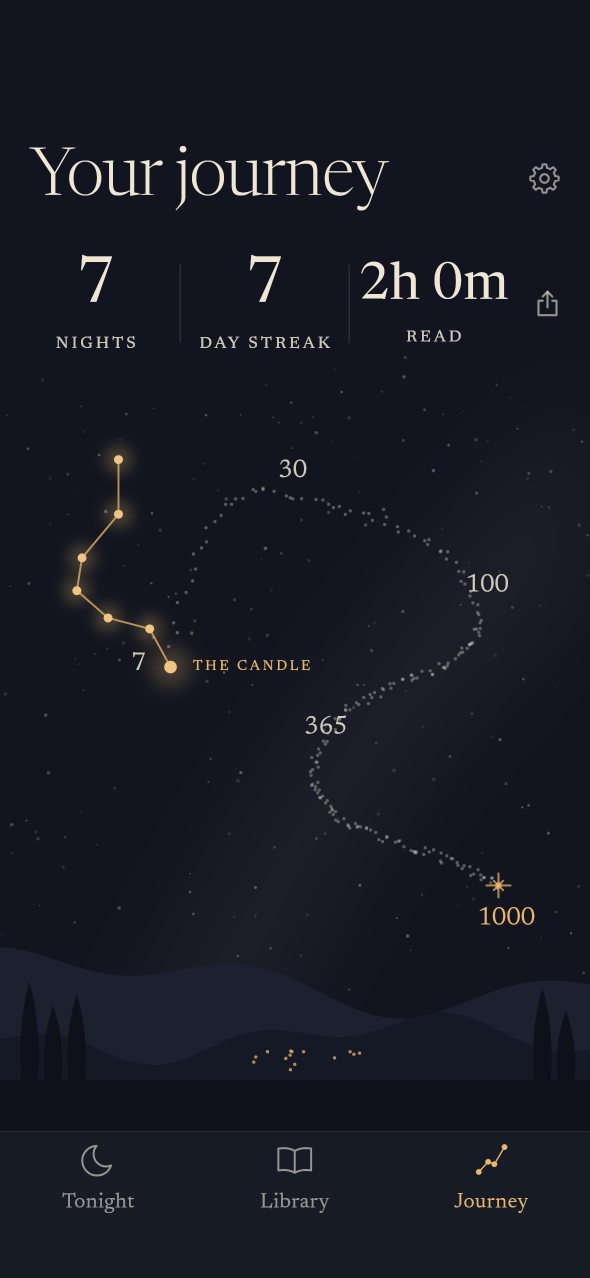
#> input picture docs/screenshots/journey.png, 1179 x 2556 px, given in place of tonight.png, which was not available (shown at 1/2 size)
$ python frame_screenshots.py
#> lines starting #> are read from the running program, lines starting #| are printed output that depends on the picture; after the words box and inside, x2 and y2 are one past the last pixel; in counts of white or black regions, pixels touching at a corner belong together; pictures that were not available may be replaced by others from this repository, and a replacement may not be noted
#!/usr/bin/env python3
"""Put raw app screenshots into phone frames, side by side, for the README.

    flutter test test/screenshots --dart-define=SCREENSHOTS=true
    python3 tool/frame_screenshots.py

Reads docs/screenshots/<name>.png (1179x2556) and writes
docs/screenshots/hero.png and docs/screenshots/more.png.
"""
from pathlib import Path

from PIL import Image, ImageDraw, ImageFont

ROOT = Path(__file__).resolve().parents[1]
SHOTS = ROOT / "docs" / "screenshots"
FONT = ROOT / "assets" / "fonts" / "Newsreader-Medium.ttf"

SCALE = 0.42  # screenshot scale inside the frame
BEZEL = 18
BG = (34, 35, 39)


def status_bar(img: Image.Image) -> None:
    d = ImageDraw.Draw(img)
    w = img.width
#> w = 1179
    # dark glyphs on light reader themes (Sepia, Paper)
    light_bg = sum(img.getpixel((40, 40))) > 450
#> light_bg = False
    fg = (34, 30, 26) if light_bg else (239, 230, 214)
#> fg = (239, 230, 214)
    font = ImageFont.truetype(str(FONT), 46)
    d.text((150, 84), "9:41", font=font, fill=fg, anchor="mm")
    # dynamic island
    d.rounded_rectangle((w / 2 - 190, 36, w / 2 + 190, 140), radius=52, fill=(0, 0, 0))
    # signal, wifi, battery (simple)
    x = w - 300
#> x = 879
    for i, h in enumerate((14, 20, 26, 32)):
        d.rounded_rectangle((x + i * 14, 100 - h, x + i * 14 + 9, 100), radius=2, fill=fg)
    d.pieslice((w - 222, 64, w - 168, 118), 225, 315, fill=fg)
    d.rounded_rectangle((w - 150, 70, w - 76, 104), radius=9, outline=fg, width=3)
    d.rounded_rectangle((w - 145, 75, w - 81, 99), radius=6, fill=fg)
    # home indicator
    d.rounded_rectangle((w / 2 - 210, img.height - 32, w / 2 + 210, img.height - 20), radius=6, fill=fg)


def framed(name: str) -> Image.Image:
    shot = Image.open(SHOTS / f"{name}.png").convert("RGB")
    status_bar(shot)
    shot = shot.resize((int(shot.width * SCALE), int(shot.height * SCALE)), Image.LANCZOS)
#> shot: PIL image 495x1073 RGB
    w, h = shot.width + BEZEL * 2, shot.height + BEZEL * 2
#> w = 531; h = 1109
    frame = Image.new("RGBA", (w, h), (0, 0, 0, 0))
#> frame: PIL image 531x1109 RGBA; every value is 0
    d = ImageDraw.Draw(frame)
    d.rounded_rectangle((0, 0, w - 1, h - 1), radius=78, fill=(12, 12, 14), outline=(70, 70, 76), width=3)
    mask = Image.new("L", shot.size, 0)
#> mask: PIL image 495x1073 L; every value is 0
    ImageDraw.Draw(mask).rounded_rectangle((0, 0, shot.width - 1, shot.height - 1), radius=62, fill=255)
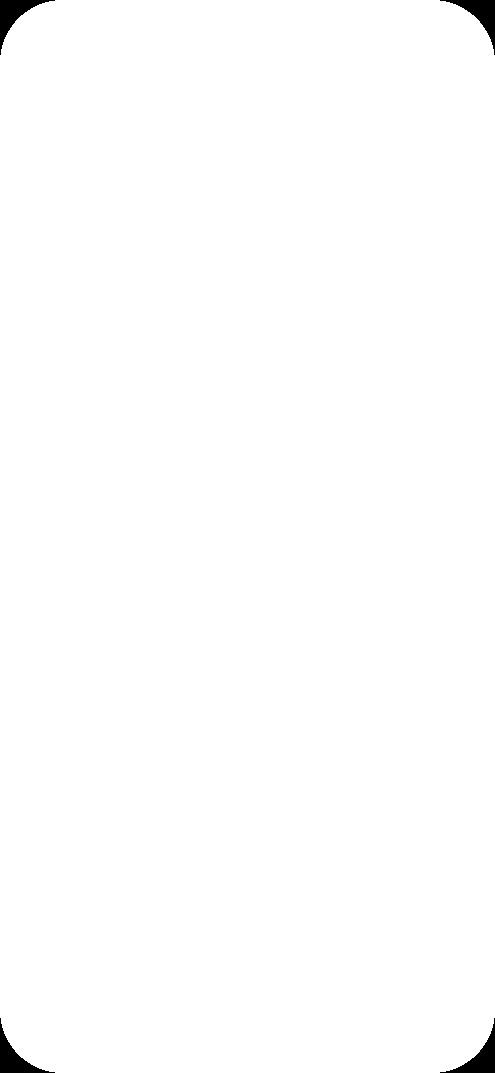
#> mask: PIL image 495x1073 L; 99.4% white; 4 black regions, box (x1, y1, x2, y2) and area: (0, 0, 55, 55) 842, (440, 0, 495, 55) 842, (0, 1018, 55, 1073) 842, (440, 1018, 495, 1073) 842
    frame.paste(shot, (BEZEL, BEZEL), mask)
    return frame


def sheet(names: list[str], out: str) -> None:
    frames = [framed(n) for n in names]
#> call 2 of framed, with name = 'reader'
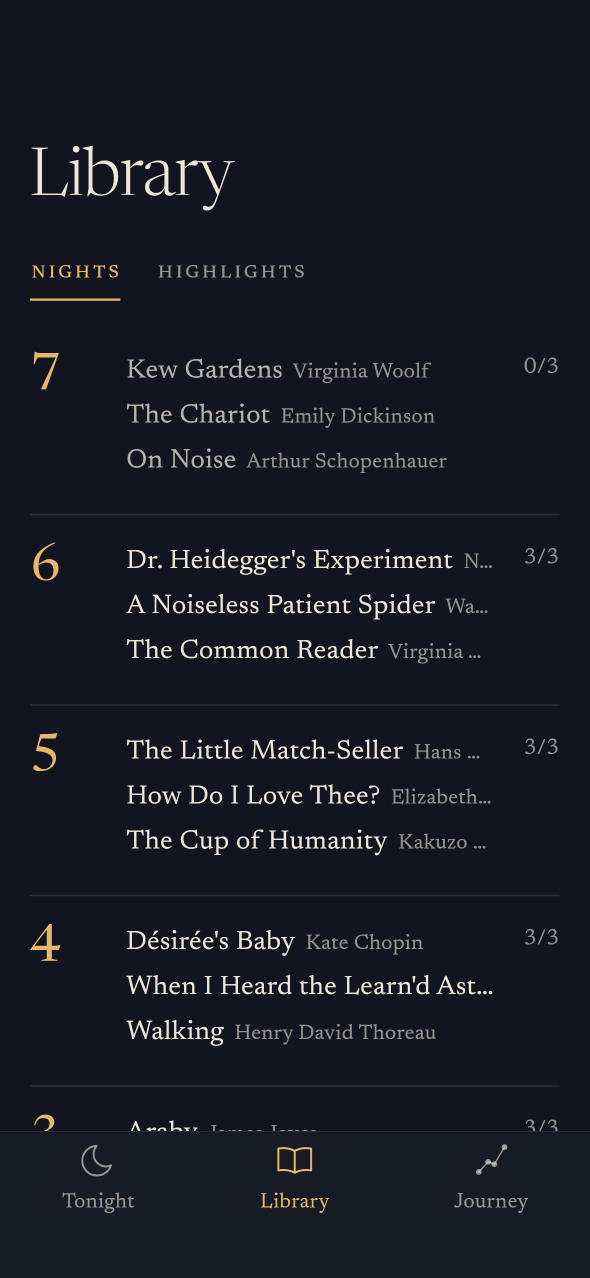
#> input picture docs/screenshots/library.png, 1179 x 2556 px, given in place of reader.png, which was not available (shown at 1/2 size)
#> in framed (call 2), `frame.paste(shot, (BEZEL, BEZEL), mask)`:
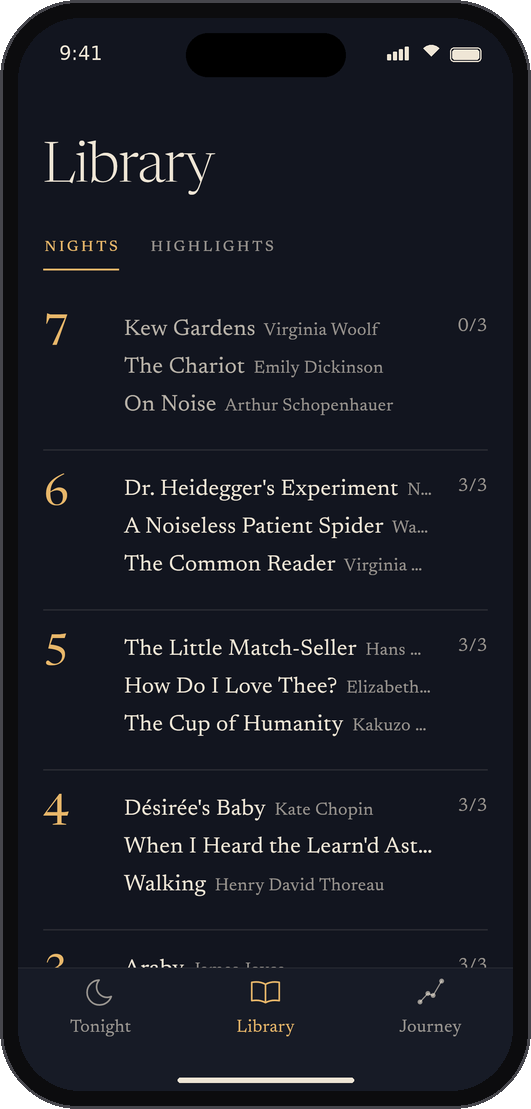
#> frame: PIL image 531x1109 RGBA; mean R, G, B, A 24.8, 27.1, 35.4, 252.7; transparent parts drawn white
#> frames = 3 items
    gap, pad = 40, 50
    w = sum(f.width for f in frames) + gap * (len(frames) - 1) + pad * 2
#> w = 1773
    h = max(f.height for f in frames) + pad * 2
#> h = 1209
    img = Image.new("RGB", (w, h), BG)
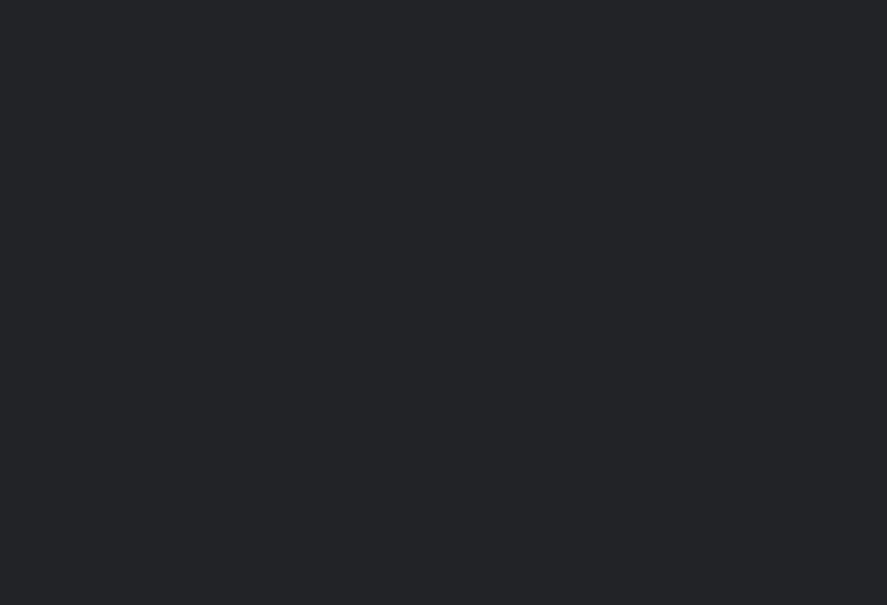
#> img: PIL image 1773x1209 RGB (shown at 1/2 size); mean R, G, B 34, 35, 39
    x = pad
    for f in frames:
        img.paste(f, (x, pad), f)
        x += f.width + gap
#> this loop made 3 passes
#> x on passes 1 to 3: 621, 1192, 1763
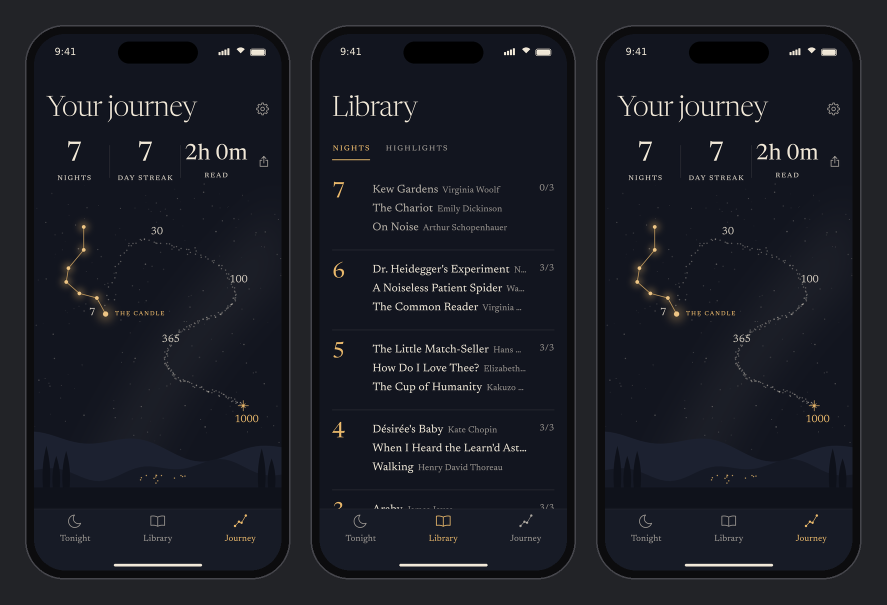
#> img: PIL image 1773x1209 RGB (shown at 1/2 size); mean R, G, B 25.9, 28.1, 35.8
#> after the loop, x = 1763
    img.save(SHOTS / out, optimize=True)
    print("wrote", SHOTS / out)


if __name__ == "__main__":
    sheet(["tonight", "reader", "journey"], "hero.png")
    sheet(["tonight-progress", "night-complete", "library", "reader-poem-sepia"], "more.png")
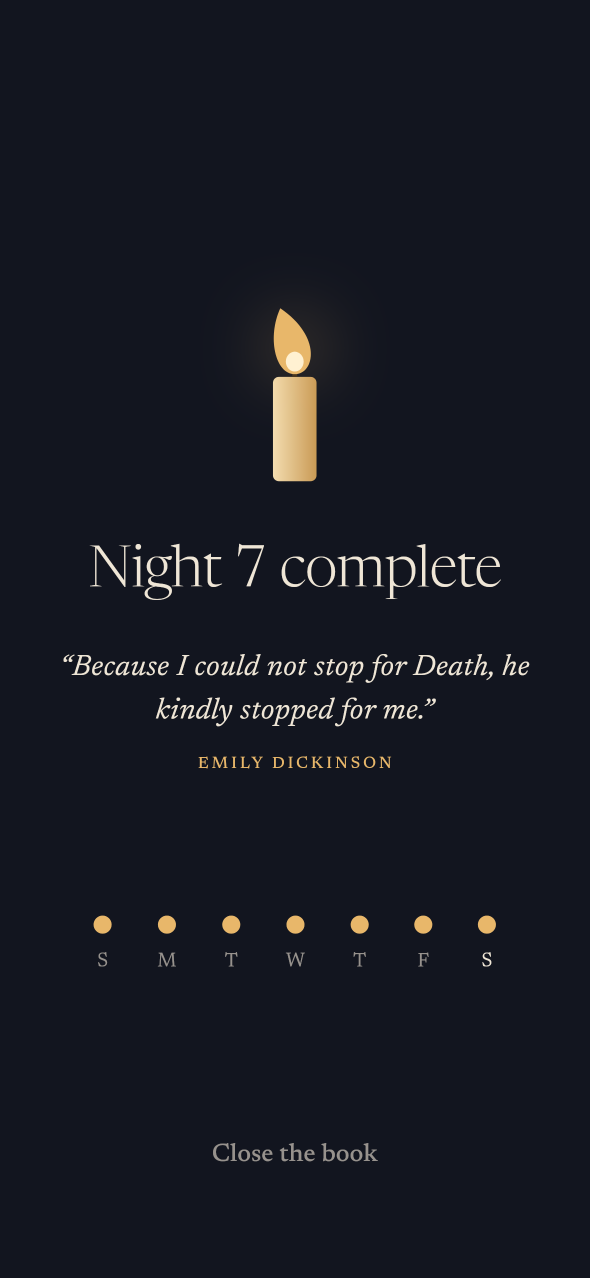
#> input picture docs/screenshots/night-complete.png, 1179 x 2556 px (shown at 1/2 size)
#> in framed (call 5), `frame.paste(shot, (BEZEL, BEZEL), mask)`:
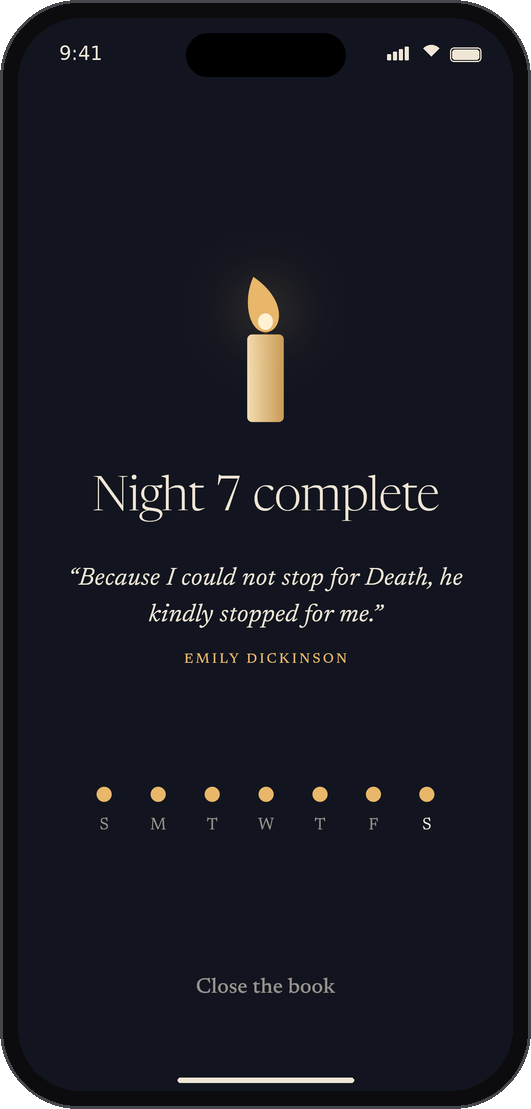
#> frame: PIL image 531x1109 RGBA; mean R, G, B, A 23.1, 25.1, 33, 252.7; transparent parts drawn white
#> (the run stopped early here; a loop or call above may not have finished)
